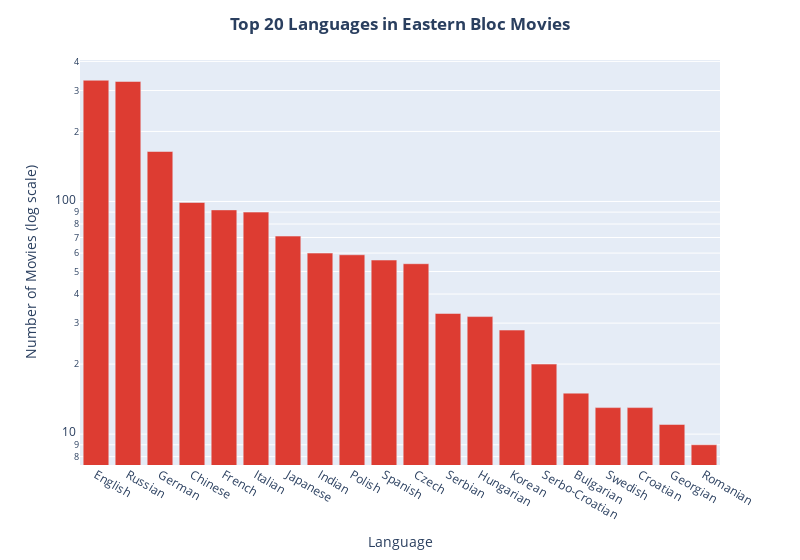

The cell this chart's notebook holds for it:
### Code cell
fig = px.bar(eastern_languages_count.head(20), x='language', y='count', labels={'language':'Language', 'count':'Number of Movies (log scale)'})
fig.update_layout(title_text="Top 20 Languages in Eastern Bloc Movies", title_x=0.5, title_font_weight='bold', width=800)
fig.update_yaxes(type="log")
fig.update_traces(marker_color='#DD3C32')
fig.show()

### Figure 1 — Plotly figure (JSON) as saved in the notebook; plotly's stock layout.template omitted (floating-point values rounded to 4 significant figures)
{"data": [{"alignmentgroup": "True", "hovertemplate": "Language=%{x}<br>Number of Movies (log scale)=%{y}<extra></extra>", "legendgroup": "", "marker": {"color": "#DD3C32", "pattern": {"shape": ""}}, "name": "", "offsetgroup": "", "orientation": "v", "showlegend": false, "textposition": "auto", "type": "bar", "x": ["English", "Russian", "German", "Chinese", "French", "Italian", "Japanese", "Indian", "Polish", "Spanish", "Czech", "Serbian", "Hungarian", "Korean", "Serbo-Croatian", "Bulgarian", "Swedish", "Croatian", "Georgian", "Romanian"], "xaxis": "x", "y": [332, 328, 164, 99, 92, 90, 71, 60, 59, 56, 54, 33, 32, 28, 20, 15, 13, 13, 11, 9], "yaxis": "y"}], "layout": {"barmode": "relative", "legend": {"tracegroupgap": 0}, "margin": {"t": 60}, "title": {"font": {"weight": "bold"}, "text": "Top 20 Languages in Eastern Bloc Movies", "x": 0.5}, "width": 800, "xaxis": {"anchor": "y", "domain": [0, 1], "title": {"text": "Language"}}, "yaxis": {"anchor": "x", "domain": [0, 1], "title": {"text": "Number of Movies (log scale)"}, "type": "log"}}}
